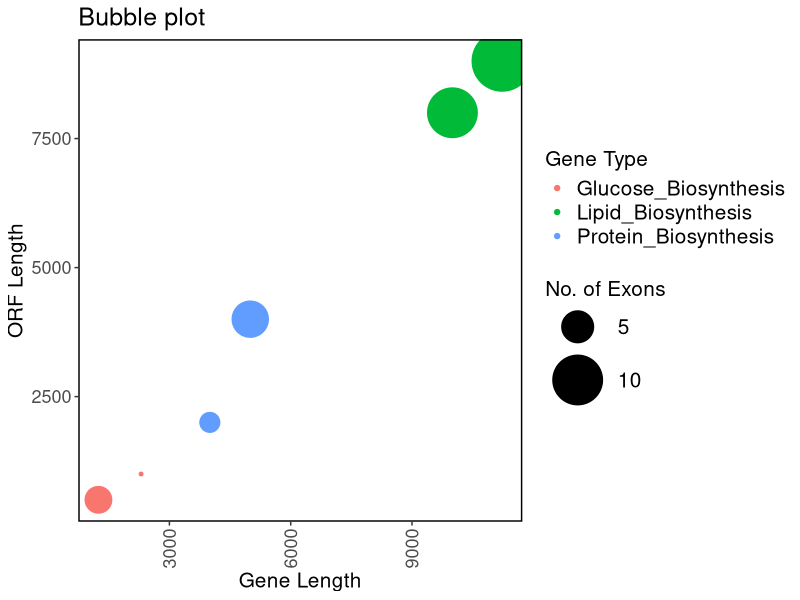

This figure's R source:
# Loading packages
library(ggplot2)

# Reading datasets
data <- read.table(file="../Test_Data/bubble_data.tsv", header = TRUE, sep = "\t")

# Defining image parameter
png(file = "bubble_plot.png", width=800, height=600)

# Plotting bubble plot
ggplot(data)+geom_point(aes(x=len_Gene, y=len_ORF, size=n_Exons, color=type_Gene))+
	scale_size(range = c(1, 20))+
	theme(axis.text=element_text(size=13),
		axis.text.x = element_text(angle = 90, vjust = 0.5, hjust=1),
		panel.background=element_blank(),
		panel.border=element_rect(colour = "black", fill=NA, linewidth=1 ),
		text = element_text(size=15), 
		legend.text = element_text(size = 15))+
	ggtitle("Bubble plot") + xlab("Gene Length") + ylab("ORF Length") + labs(color = "Gene Type", size="No. of Exons")

# Saving plot
dev.off()
